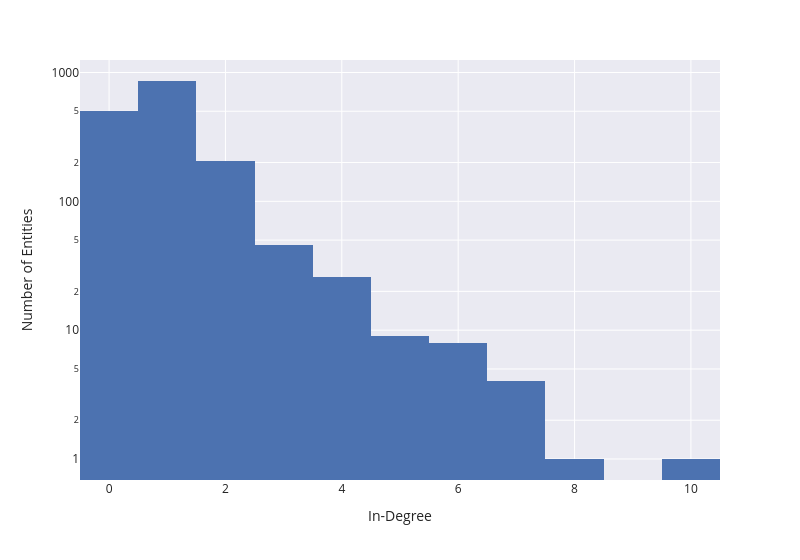

The notebook cell saved with this chart:
### Markdown cell above
- In-Degrees

### Code cell
fig = px.histogram(
    data_frame = node_level,
    x = "in-degree",
    width = 800,
    log_y=True
)

fig.update_layout(xaxis_title = "In-Degree", yaxis_title = "Number of Entities", font_size=17)

save_fig(fig, 'in_degree_distribution.svg')
show(fig)

### Figure 1 — Plotly figure (JSON) as saved in the notebook; plotly's stock layout.template omitted (floating-point values rounded to 4 significant figures; data arrays with more than 128 entries replaced by an {"elided": "..."} marker saying what was removed)
{"data": [{"bingroup": "x", "hovertemplate": "in-degree=%{x}<br>count=%{y}<extra></extra>", "legendgroup": "", "marker": {"color": "rgb(76,114,176)", "pattern": {"shape": ""}}, "name": "", "orientation": "v", "showlegend": false, "type": "histogram", "x": {"elided": "1661 int values"}, "xaxis": "x", "yaxis": "y"}], "layout": {"barmode": "relative", "font": {"size": 12}, "legend": {"tracegroupgap": 0}, "margin": {"t": 60}, "width": 800, "xaxis": {"anchor": "y", "domain": [0, 1], "title": {"text": "In-Degree"}}, "yaxis": {"anchor": "x", "domain": [0, 1], "title": {"text": "Number of Entities"}, "type": "log"}}}
